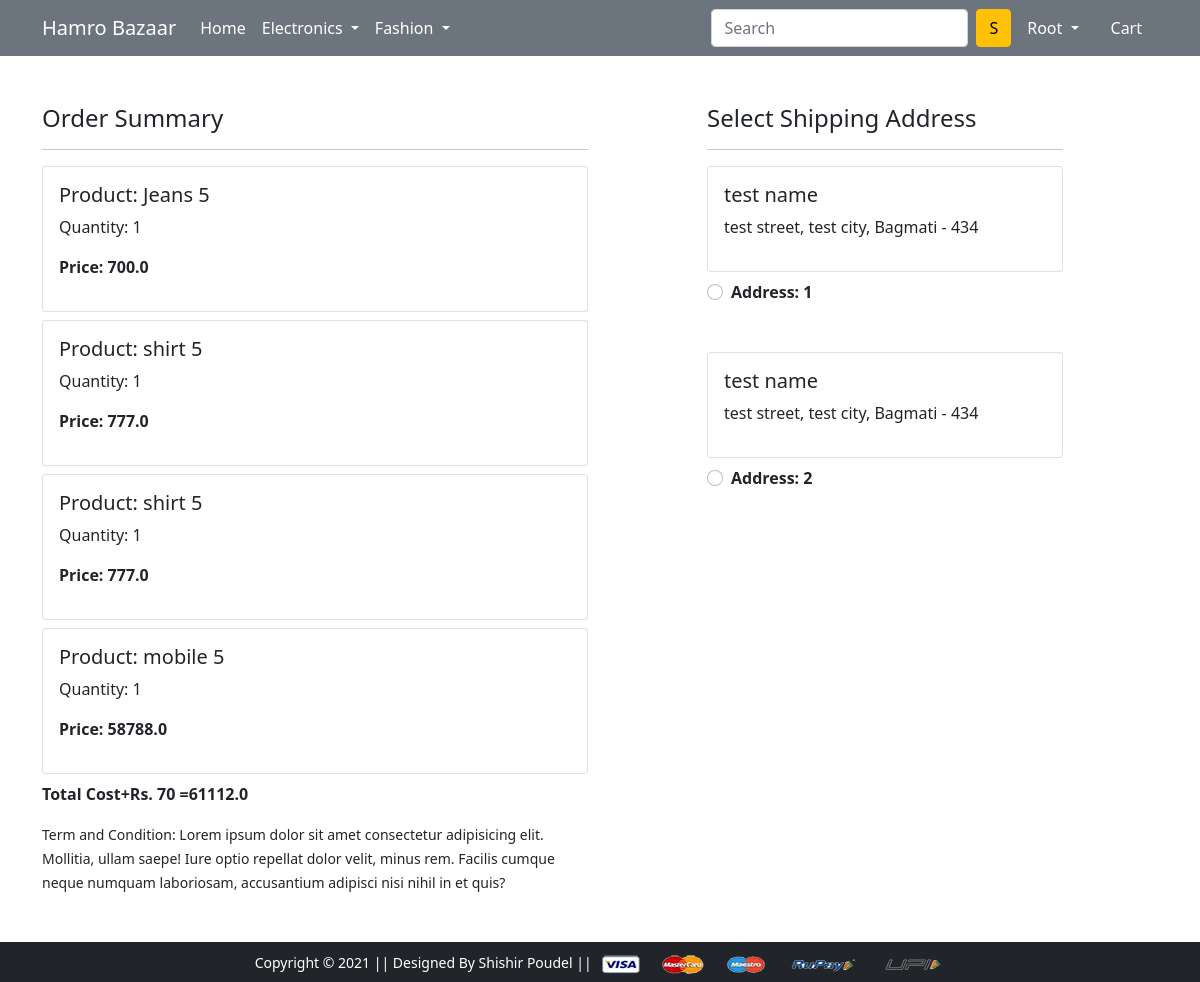
Screenshot of /checkout/ (signed in) with the database file from the repository.
### app/models.py (models this page shows, shortened)
class Cart(models.Model):
    user = models.ForeignKey(User,on_delete=models.CASCADE)
    product = models.ForeignKey(Product,on_delete=models.CASCADE)
    quantity = models.PositiveIntegerField(default=1)
    @property
    def total_cost(self):
        return self.quantity * self.product.discounted_price

class Product(models.Model):
    title=models.CharField(max_length=100)
    selling_price=models.FloatField()
    discounted_price = models.FloatField()
    description = models.TextField()
    brand = models.CharField(max_length=100)
    category=models.CharField(choices=CATEGORY_CHOICES,max_length=2)
    product_image=models.ImageField(upload_to='productimg')

class Customer(models.Model):
    user=models.ForeignKey(User,on_delete=models.CASCADE)
    name=models.CharField(max_length=200)
    street=models.CharField(max_length=200)
    city=models.CharField(max_length=200)
    zipcode = models.IntegerField()
    state = models.CharField(choices=STATE_CHOICES,max_length=50)
    def __str__(self):
        return str(self.id)

### app/views.py (the view)
# urls.py: path('checkout/', views.checkout, name='checkout'),
@login_required
def checkout(request):
    user=request.user
    add=Customer.objects.filter(user=user)
    cart_items=Cart.objects.filter(user=user)
    amount=0.0
    shipping_amount=70
    cartproduct = [p for p in Cart.objects.all() if p.user == request.user]
    if cartproduct:
        for p in cartproduct:
            tempamount = (p.quantity*p.product.discounted_price)
            amount+=tempamount
            totalamount=amount+shipping_amount
    print(add)
    return render(request, 'app/checkout.html',{'add':add,'totalamount':totalamount,'cart_items':cart_items})

### app/templates/app/checkout.html (shortened to what this page needs)
{% extends 'app/base.html' %}
{% load static %}
{% block main-content %}
<div class="container">
 <div class="row mt-5">
  <div class="col-sm-6">
    <h4>Order Summary</h4>
    <hr>
    {% for item in cart_items %}
      <div class="card mb-2">
        <div class="card-body">
          <h5>Product: {{item.product.title}}</h5>
          <p>Quantity: {{item.quantity}}</p>
          <p class="fw-bold">Price: {{item.total_cost}}</p>
        </div>
      </div>
      {% endfor %}
      <p class="fw-bold">Total Cost+Rs. 70 ={{totalamount}}</p>
    <small>Term and Condition: Lorem ipsum dolor sit amet consectetur adipisicing elit. Mollitia, ullam saepe! Iure optio repellat dolor velit, minus rem. Facilis cumque neque numquam laboriosam, accusantium adipisci nisi nihil in et quis?</small>
  </div>
  <div class="col-sm-4 offset-sm-1">
    <h4>Select Shipping Address</h4>
    <hr>
    <form action="/paymentdone" id="myform">
      {% if add %}
      {% for ad in add %}
      <div class="card">
        <div class="card-body">
        <h5>{{ad.name}}</h5>
        <p>{{ad.street}}, {{ad.city}}, {{ad.state}} - {{ad.zipcode}}</p>
        </div>
      </div>
      <div class="form-check mt-2 mb-5">
          <input class="form-check-input" type="radio" value="{{ad.id}}" name="custid" id="custadd{{forloop.counter}}">
          <label class="form-check-label fw-bold" for="custadd{{forloop.counter}}">
            Address: {{forloop.counter}} </label>
          </div>
          {% endfor %}
          {% else %}
          <h3>add your addr to continue</h3>
          {% endif %}
      </form>
    </div>
  </div>
</div>
{% endblock main-content %}

### app/templates/app/base.html (shortened to what this page needs)
<!doctype html>
{% load static %}
<html lang="en">
  <head>
    <link href="https://cdn.jsdelivr.net/npm/bootstrap@5.0.0-beta1/dist/css/bootstrap.min.css" rel="stylesheet">
    <link rel="stylesheet" href="{% static 'app/css/owl.carousel.min.css' %}">
    <link rel="stylesheet" href="{% static 'app/css/all.min.css' %}">
    <link rel="stylesheet" href="{% static 'app/css/style.css' %}">
  </head>
  <body>
    <nav class="navbar navbar-expand-lg navbar-dark bg-secondary">
     <div class="container">
       <a class="navbar-brand" href="/">Hamro Bazaar</a>
       <div class="collapse navbar-collapse" id="navbarSupportedContent">
         <ul class="navbar-nav me-auto mb-2 mb-lg-0">
           <li class="nav-item">
             <a class="nav-link active" aria-current="page" href="/">Home</a>
           </li>
           <li class="nav-item dropdown">
             <a class="nav-link dropdown-toggle text-white" href="#" id="electronicsDropdown" role="button" data-bs-toggle="dropdown" aria-expanded="false">
               Electronics
             </a>
           </li>
           <li class="nav-item dropdown">
             <a class="nav-link dropdown-toggle text-white" href="#" id="fashionDropdown" role="button" data-bs-toggle="dropdown" aria-expanded="false">
               Fashion
             </a>
           </li>
         </ul>
         <form class="d-flex">
           <input class="form-control me-2" type="search" placeholder="Search" aria-label="Search">
           <button class="btn btn-warning" type="submit">S</button>
         </form>
         <div>
          <ul class="navbar-nav me-auto mb-2 mb-lg-0">
            {% if request.user.is_authenticated %}
           <li class="nav-item dropdown mx-2">
              <a class="nav-link dropdown-toggle text-white" href="#" id="profileDropdown" role="button" data-bs-toggle="dropdown" aria-expanded="false">
                {{request.user.username | capfirst}}
              </a>
            </li>
            <li class="nav-item mx-2">
             <a href="{% url 'showcart' %}" class="nav-link text-white"> Cart </a>
            </li>
            {% endif %}
          </ul>
         </div>
       </div>
     </div>
    </nav>
    {% block main-content %} {% endblock main-content %}
    <footer class="container-fluid bg-dark  text-center p-2 mt-5">
        <small class="text-white">Copyright &copy; 2021 || Designed By Shishir Poudel || </small>
        <img src="{% static 'app/images/payment.png' %}" alt="" srcset="" class="img-fluid" height="2px">
    </footer>
  </body>
</html>

### rows the page displays
Cart: product "Jeans 5", quantity "1", total_cost "700.0"
Cart: product "shirt 5", quantity "1", total_cost "777.0"
Cart: product "shirt 5", quantity "1", total_cost "777.0"
Cart: product "mobile 5", quantity "1", total_cost "58788.0"
Customer: name "test name", street "test street", city "test city", state "Bagmati", zipcode "434"
Customer: name "test name", street "test street", city "test city", state "Bagmati", zipcode "434"

### other values shown
{{ request.user.username | capfirst }} "Root"
{{ totalamount }} "61112.0"
